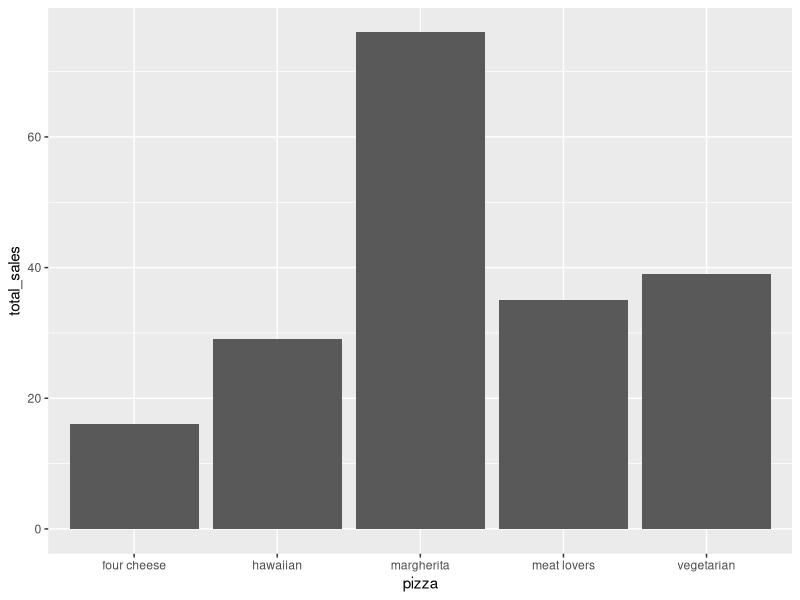
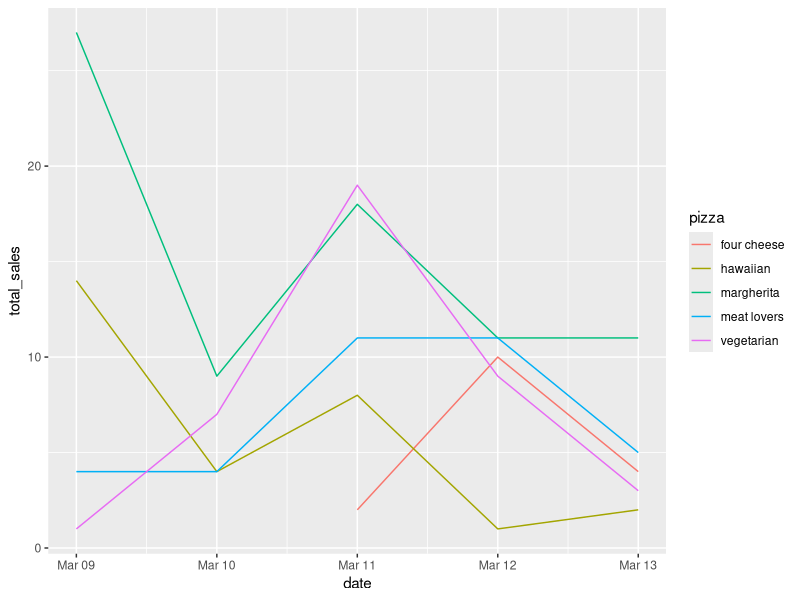
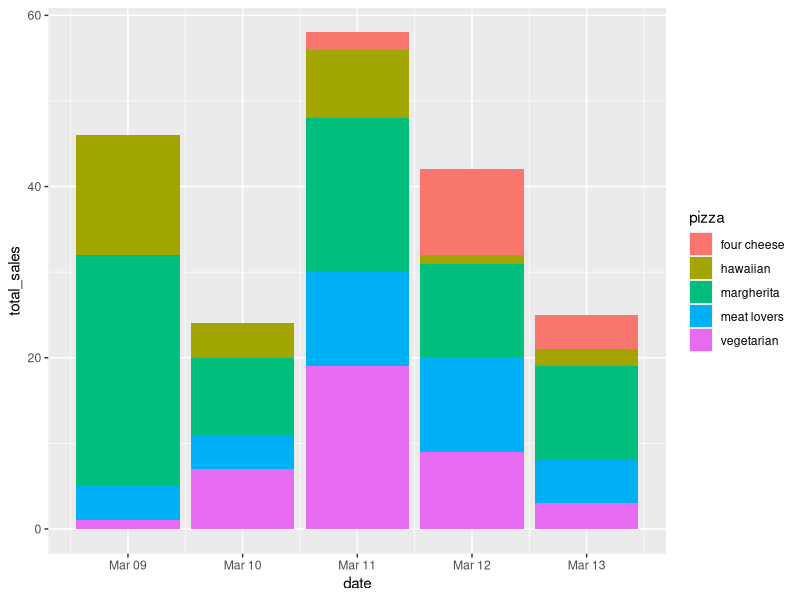
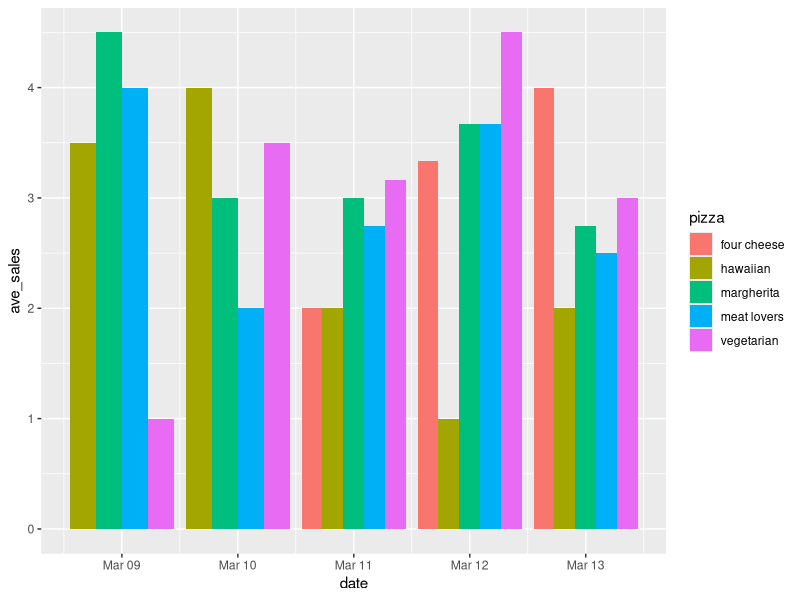
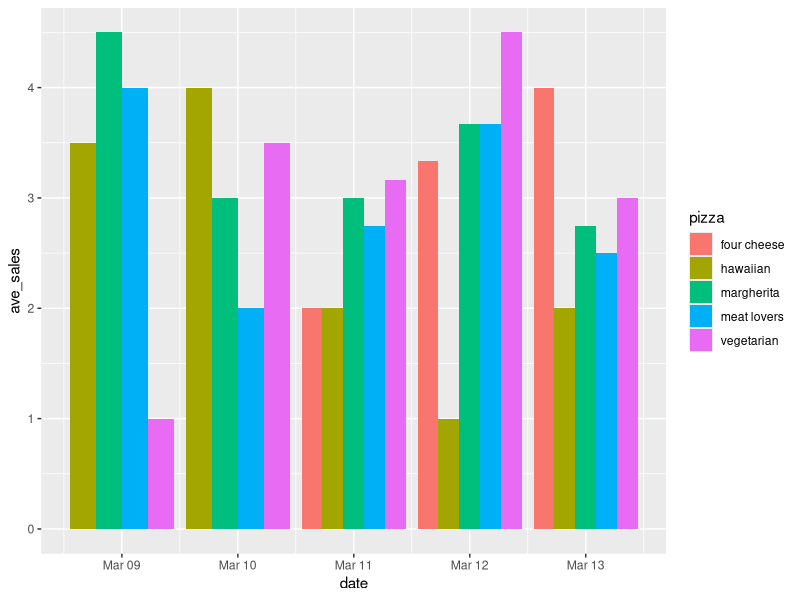

These figures' R source, in order:
# Pizza sales

##### 1. Load packages #######
library(tidyverse)
library(lubridate)
# Emma's addition:
library(dplyr)
library(ggplot2)

##### 2. Load data #######
sales_data <- read.csv("sales/202003_sales.csv")

##### 3. Create summaries #####
# Emma's addition:
## This summary shows the amount of pizzas of each pizza type was sold in March.

# Monique's additions:
# The codes provided by the lines 13 to 15 give an output (graph) of the monthly
# sales per pizza type.
# In order to get that result it was created a nested function. First, it was 
# created a new object called "sales_summary"  where we used the data frame
# "sales_data, grouped the variables "pizza" and "month" and made a sum of the 
# total pizzas sold called here as "total_sales.

# The pipes are designed to be used in this nested functions, where the result
# of one function becomes the argument for the next function. 
# Monthly sales per pizza type   

# Kim's additions:
# Monthly sales per pizza type
# This code creates a new dataframe (summary table), sales_summary, with three
# columns: pizza, month, and total sales by pizza and month. The group_by() 
# function grouped the sales_data by pizza and month, and the summarize() 
# function summed summed the number of pizzas sold for each pizza x month 
# combination.

# Jinyi's additions:
# Group the sales_data by pizza type and then month. Then calculate the total
# sales for each group, which is the sum of the number value.
# Monthly sales per pizza type

# Juneaid's additions:
# This is a pipe that orders the data in sequence and sorts/groups the data based
# on pizza type and month and then gives the total sales each month per pizza type.

# Diego's comments:
sales_summary <- sales_data %>% # In this line we are assigning all the code to 
  # a new object called sales_summary, we started with the dataset sales_data, 
  # then we used pipes to move forward with this dataset. When we see the pipes 
  # symbol %>% it means that we are doing a sequence of actions. 
  group_by(pizza, month) %>% # Here we use group_by() to put the observations 
  # in groups, and the following operations will be performed "by group". 
  # Because we put two arguments inside the function, this will group both by 
  # the pizza type, and month. (then pipes again)
  summarize(total_sales = sum(number)) # The function summarise() creates a new 
  # dataframe, it will have one (or more) rows for each combination of grouping 
  # variables. In this case, because we said sum(number), this column called 
  # "total_sales" will show the sum of the elements in the "number" rows for each 
  # of the groups above. The result will allow us to see the total of each 
  # flavor of pizza sold and which month that was sold. It is worth to note 
  # that after running this, the console pane returns the following message: 
  # `summarise()` has grouped output by 'pizza'. You can override using the 
  #`.groups` argument.
  # I checked on Google and found the following about it: The reason for the 
  # message is that the dplyr package drops the last group variable that was 
  # specified in the group_by function, in case we are using multiple columns to 
  # group our data before applying the summarise function. This message helps to 
  # make the user aware that a grouping was performed. However, the message does 
  # not have an impact on the final result.
  
# Jason's comments
sales_summary <- sales_data %>% 
  #The creation of a new table/dataframe, using a pipe flow
  group_by(pizza, month) %>% 
  #Taking a group of data, the pizza and month columns, from sales_data
  # continuing the pipe, combining all matching data of the groups into single
  # rows. In this case, each type of pizza per month gets its own row.
  summarize(total_sales = sum(number))
  # Summarizing the two pizza and month columns with the creation of a new 
  # column, total_sales, that sums all the data in the number column that 
  # corrresponds to the grouped data of pizza/month.

# Monthly sales per pizza type
# Ana's addition:
sales_summary <- sales_data %>% 
  group_by(pizza, month) %>% # does not create anything, only categorical data
  summarize(total_sales = sum(number)) # summarizes the total monthly sales per pizza type

sales_summary <- sales_data %>%
  group_by(pizza, month) %>% 
  summarize(total_sales = sum(number))

# Monique's additions:
# Here we are using ggplot to make a bar plot of sales_summary, where the x axis
# it the variable pizza and y axis the total sales.
# It is possible to identify that margheritta pizza had the highest sales for
# pizza of the month.

ggplot(data = sales_summary, aes(x = pizza, y = total_sales))+
  geom_bar(stat = "identity")

# Daily sales
# Create "proper" dates

# Emma's addition:
## This code uses lubridate to transform the day/month/year columns into a date 
## column that is more analyze-able by R. 
sales_data$date <- ymd(paste(sales_data$year, "/", sales_data$month, "/", sales_data$day))  

# Ana's addition:
# Summarize data
sales_summary_daily <- sales_data %>%
  group_by(pizza, date) %>% 
  summarize(total_sales = sum(number)) # summarizes the number of recorded daily sales for each type of pizza

# Monique's additions
# Here, it was also created a nested function very similar with the one above 
# using sales_data , but instead of grouping by pizza type and month, 
# it grouped by day, that is, sales made from mar 09 to 13. 
# It used the summarize function here as well, and it counted total_sales
# as the sum of the column "number".

# Juneaid's addition?
# Creates a column named date and pastes the data from three columns into the 
# newly created date column.

# Kim's additions:
# Summarize data
# This code creates a new dataframe (summary table), sales_summary_daily, with 
# three columns: pizza, date, and total sales by pizza and date. The group_by()
# function grouped the sales_data by pizza and date (created in the step above),
# and the summarize() function summed the number of pizzas sold for each 
# pizza x date combination.

# Jinyi's additions:
# Group the sales_data by pizza type and then date. Then calculate the total
# sales for each group, which is the sum of number value.

# Juneaid's comments
sales_summary_daily <- sales_data %>%
  # Beginning of a new pipe after creating a date column that looks at days.
  group_by(pizza, date) %>% 
  # The columns being grouped are pizza and date, so each row of a type of pizza
  # on a given day will be combined into a single row.
  summarize(total_sales = sum(number))
  # The new summary column based on the grouped data is totaling the number of
  # each type of pizza on each day using the sum function on the number column.

# Also Juneaid? Jason
# Summarize data
sales_summary_daily <- sales_data %>%
  group_by(pizza, date) %>% 
  summarize(total_sales = sum(number))
# This is a pipe that orders the data in sequence and sorts/groups the data based
# on pizza type and date and then gives the total sales per pizza type date-wise.

# Diego's comments
# Summarize data
sales_summary_daily <- sales_data %>% # Once again creating a new object, 
  # selecting our dataset, and using pipes to establish a sequence of actions. 
  group_by(pizza, date) %>% # We are doing the same thing we did in question 3, 
  # but now the second group will be the actual date, which now has its columns 
  # that was created in the previous step. (then pipes again)
  summarize(total_sales = sum(number)) # This is very similar to what we did 
  # before, but here we are working with the dates and not months. The result 
  # is a dataframe where we'll see all the pizza flavors, the day they were sold, 
  # and how many pizzas were sold that day.

# Summarize data
sales_summary_daily <- sales_data %>%
  group_by(pizza, date) %>% 
  summarize(total_sales = sum(number))

# Monique's addition:
# Here we got a plot of the just created "sales_summary_daily". With date 
# from mar 09 to 13 on the x axis and total_sales on the y axis. 
# It is possible to identify that margheritta and vegetarian were highly 
# consumed on march 11.
# on the bar plot, it is easier to visualize and identify the consumption 
# of each type of  pizza per day, given here by color. 
#  

# Emma's addition:
## This is a line graph plots the number of each pizza type sold throughout March 
# Plot
ggplot(data = sales_summary_daily, aes(x = date, y = total_sales, color = pizza))+
  geom_line()

# Emma's addition:
## This is the same information as the previous graph, except communicated in a 
## bar graph. 
ggplot(data = sales_summary_daily, aes(x = date, y = total_sales, fill = pizza))+
  geom_bar(stat = "identity")

# Ana's addition:
sales_ave_daily <- sales_data %>%
  group_by(pizza, date) %>% 
  summarize(ave_sales = mean(number)) # summarizes the average daily sales for each type of pizza

# Monique's additions
# Here, it was created another nested function, where sales_data was used again,
# it grouped by pizza and date, however instead of getting the sum of the 
# total sales, it gets the mean of the column number, that is, the mean of 
# the total of sales per day for each pizza type.

  # Junaid's comments:
  # Bar graph showing pizza-type sales date-wise with hawaiian sales starting off
# high on Mar 9 followed by four cheese and hawaiian pizza peak sales on 11 Mar
# which then dips down afterwards.However, four cheese pizza maintains the 
# dominance in sales compared to other pizzas. Bar graph looks more intuitive 
# compared to line graph.

# Kim's additions:
# Average data
# This code creates a new dataframe (summary table), sales_ave_daily, with three
# columns: pizza, date, and mean number of sales by pizza and date. The group_by() 
# function grouped the sales_data by pizza and date, and the summarize() 
# function averages number of sales for each pizza x date combination. The 

# Jinyi's additions:
# Group the sales_data by pizza type and then date. Then calculate the ave_sales,
# which is the mean of the number value.

# Juneaid's comments
sales_ave_daily <- sales_data %>%
  #Beginning of a new pipe looking at average daily instead of total daily sales.
  group_by(pizza, date) %>% 
  # Columns being grouped are the same as the last summary, pizza and date.
  summarize(ave_sales = mean(number))
  # This summary is performing the mean function on the number column for each 
  # type of pizza on each day to find the average number per day per type.

# Diego's comments
# Average data
sales_ave_daily2 <- sales_data %>% # Once again, this is similar to what was done 
  # before, new object <- dataset %>% (pipes to create sequence),
  group_by(pizza, date) %>% # function group_by() to group variables together, 
  # then pipes to keep the sequence. 
  summarize(ave_sales = mean(number)) # This will result in an average of how 
  # many pizzas were sold that day. Checking the original dataset, I saw that 
  # there are multiple entries for the same day and same pizza. For example, 
  # for the Hawaiian pizza, there are 4 different rows but all are from the same 
  # day. Even though this is the case, each of this rows for Hawaiian has a 
  # different amount of pizzas sold (number column), so the mean here is the 
  # average of the pizzas sold on that day. This is taking all the repetitive 
  # dates, and making an average from that. 
  
# Average data
sales_ave_daily <- sales_data %>%
  group_by(pizza, date) %>% 
  summarize(ave_sales = mean(number))

# Monique's addition:
# It gives a bar plot with the results from the nested functions above.
# Our data here is sales_ave_daily, with date on the x axis and ave_sales on the 
# y axis, and it is filled the bars with the variable pizza. 
# From the average sales perceptive, all pizzas types vary each day, but
# margheritta seems to be one of the most promising ones, especially on mar 09. 
ggplot(data = sales_ave_daily, aes(x = date, y = ave_sales, fill = pizza))+
  geom_bar(stat = "identity", position = "dodge")

# Jason?
ggplot(data = sales_ave_daily, aes(x = date, y = ave_sales, fill = pizza))+
  geom_bar(stat = "identity", position = "dodge")
  # Juneaid's comments
# Line graph showing pizza-type sales date-wise with margherita sales starting off
# high on Mar 9 followed by four cheese and margherita pizza peak sales on 11 Mar
# which then dips down afterwards.
# Emma's addition:
## This plots the average number of each pizza type sold each day. 
